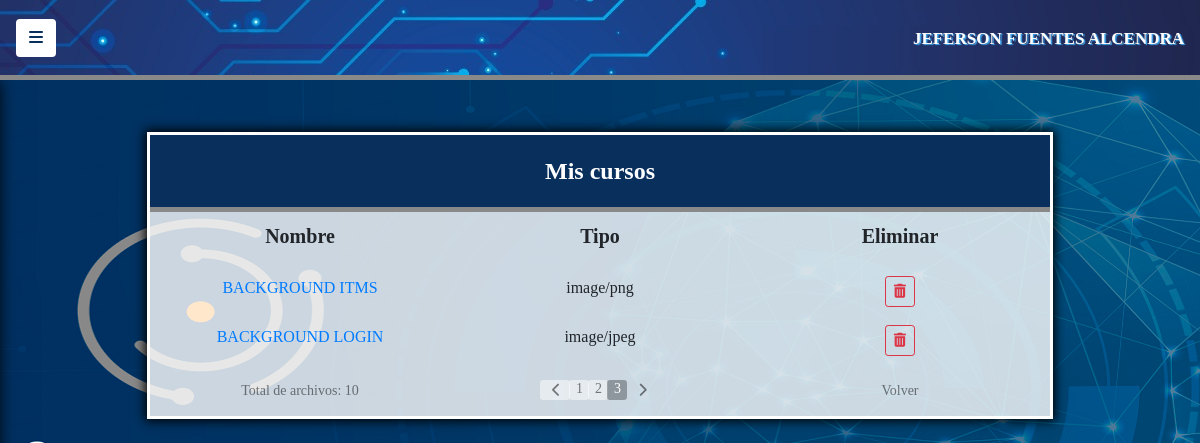
The app's page /public/views/mis_cursos?pagina=3 (signed in) with its own data.
### tables this page shows
CREATE TABLE `archivos` (
  `id_archivo` int(6) NOT NULL,
  `nombre_archivo` varchar(100) NOT NULL,
  `ruta` varchar(200) NOT NULL,
  `tipo` varchar(50) NOT NULL,
  `tamaño` int(9) NOT NULL,
  `documento` varchar(11) NOT NULL
);

### public/models/mis_cursos.php (the view, shortened to what this page needs)
<!DOCTYPE html>
<html lang="en">
<head>
	<link rel="stylesheet" href="../../vendor/css/bootstrap.min.css">
	<link rel="stylesheet" href="../../css/estilos.css">
	<link rel="stylesheet" href="../../css/simple-sidebar.css">
</head>
<body>
		<div class="container div color3">
		<div class="row b_bottom">
			<div class="col-sm-12 encabezado">
				Mis cursos
			</div>
		</div>
		<div class="row espacio2" style="font-size: 20px">
			<div class="col-sm-4 t_centro negrilla">
				<label>Nombre</label>
			</div>
			<div class="col-sm-4 t_centro negrilla">
				<label>Tipo</label>
			</div>
			<div class="col-sm-4 t_centro negrilla">
				<label>Eliminar</label>
			</div>
		</div>
<?php
	$conexion = new PDO ("mysql:host=localhost; dbname=itms_capacitacion", "root", "");
	$conexion -> setAttribute(PDO::ATTR_ERRMODE, PDO::ERRMODE_EXCEPTION);
	$conexion -> exec("SET CHARACTER SET utf8");
	$directorio = "../../cursos/";
	$documento = $_SESSION["documento"];
	$por_pagina = "4";
	$pagina_inicial = 1;
	$raiz = "itms_capacitacion/";
		if(isset($_GET["pagina"])){
			if ($_GET["pagina"] == "1") {
			}else{
				$pagina_inicial = $_GET["pagina"];
			}
		}else{
			$pagina_inicial = "1";
		}
	$inicio_registro = ($pagina_inicial - 1) * $por_pagina;
	$sql = "SELECT * FROM archivos WHERE documento = '$documento'";
	$resultado = $conexion -> prepare($sql);
	$resultado -> execute(array());
	$num_registros = $resultado -> rowCount();
	$total_paginas = ceil($num_registros/$por_pagina);
	$sql2 = "SELECT * FROM archivos WHERE documento = '$documento' LIMIT $inicio_registro, $por_pagina";
	$resultado2 = $conexion -> prepare($sql2);
	$resultado2 -> execute(array());
	while ($registro2 = $resultado2 -> fetch(PDO::FETCH_ASSOC)) {
		$nnombre = stripcslashes($registro2["nombre_archivo"]);
		$rruta = stripcslashes($registro2["ruta"]);
		$ttipo = stripcslashes($registro2["tipo"]);
	echo "<div class='row espacio'>";
	echo"<div class='col-sm-4 t_centro'>";
		echo "<a href=\"".$raiz .$directorio .$rruta."\" target='blanck' class='a_cursos' title='Abrir Archivo'>".$nnombre."<br></a>";
	echo "</div>";
	echo "<div class='col-sm-4 t_centro'>";
		echo "$ttipo";
	echo "</div>";
	echo "<div class='col-sm-4 t_centro'>";
		echo "<a href='../models/eliminar_archivo.php?eliminar=".$registro2['id_archivo']."' class='btn btn-sm btn-outline-danger' onclick='return eliminar()' title='Eliminar Archivo'><i class='fas fa-trash-alt'></i></a>";
	echo "</div>";
	echo "</div>";
	}
?>
<br>
<div class="row centro">
	<div class="col-sm-4 t_centro links2">
		<?php
			echo "Total de archivos: $num_registros";
		?>
	</div>
	<div class="col-sm-4 t_centro">
	<?php
		$pagina_actual = isset($_GET['pagina']) ? $_GET['pagina'] : '1';
		echo "<div class='row centro'>";
			echo "<ul class='pagination pag'>";
			if ($pagina_actual != 1) {
				echo "<li><a class='btn btn-sm page-link flecha' href='mis_cursos?pagina=".($pagina_actual-1)."'>";
					echo "<i class='fas fa-chevron-left'></i></i>";
				echo "</a>";
			}else{
				echo "<li><a class='btn btn-sm page-link b_disabled' disabled>";
					echo "<i class='fas fa-chevron-left'></i></i>";
				echo "</a>";
			}
			echo "<li class='page-item'>";
			for ($i=1; $i <= $total_paginas; $i++) {
				if($pagina_actual == $i){
					echo "<li><a class='btn btn-sm page-link pagina active' href='mis_cursos?pagina=".$i."'>".$i."</a>";
				}else{
					echo "<li><a class='btn btn-sm page-link pagina' href='mis_cursos?pagina=".$i."'>".$i."</a>";
				}
			}
			if ($pagina_actual != $total_paginas) {
				echo "<li><a class='btn btn-sm page-link flecha' href='mis_cursos?pagina=".($pagina_actual+1)." '>";
					echo "<i class='fas fa-chevron-right'></i></i>";
				echo "</a>";
			}else{
				echo "<li><a class='btn btn-sm page-link b_disabled' disabled>";
					echo "<i class='fas fa-chevron-right'></i>";
				echo "</a>";
			}
			echo "</ul>";
			echo "</div>";
	?>
	</div>
	<div class="col-sm-4 t_centro links2">
		<a href="../views/home" class="links">Volver</a>
	</div>
</div>
</div>
<br>
<br>
</body>
</html>

### css/estilos.css (style rules this page uses)
* { box-sizing: border-box; -webkit-box-sizing: border-box; -moz-box-sizing: border-box; margin: 0; padding: 0; font-family: "Corbel"; }
body { background-image: url("../files/img/Wallpaper3.png"); }
.color3 { background: rgba(255, 255, 255, 0.8); }
.div { width: 75%; margin-top: 2.6%; box-shadow:0 0 0 3px #fff, 0 0 10px 5px #000; }
.negrilla { font-weight: bold; }
.encabezado { color: #fff; text-align: center; padding-top: 2%; padding-bottom: 2%; font-size: 24px; font-weight: bold; background: #092F5D; }
.espacio { padding-top: 2% }
.espacio2 { padding-top: 1%; }
.centro { justify-content: center; }
.t_centro { text-align: center; }
.b_bottom { border-bottom: 5px solid #898989; }
.links { text-decoration: none; color:rgba(0, 0, 0, 0.5); font-size: 14px; }
.links2 { text-decoration: none; color:rgba(0, 0, 0, 0.5); font-size: 14px; }
div ul li .pagina { background: rgba(255, 255, 255, 0.5); height: 20px; width: 20px; padding-top: 0.5px; padding-left: 7px; border:none; color:rgba(0, 0, 0, 0.5); }
div ul li .flecha { background: rgba(255, 255, 255, 0.5); height: 20px; width: 30px; padding-top: 2px; border:none; color:rgba(0, 0, 0, 0.5); }
.b_disabled { background: none !important; height: 20px; padding-top: 2px; color: rgba(0, 0, 0, 0.5) !important; border: none; }
.active { background: rgba(0, 0, 0, 0.3) !important; color: #fff !important; }
.a_cursos { text-decoration: none; }

### css/simple-sidebar.css (style rules this page uses)
body { overflow-x: hidden; }

### records on screen
archivos: nombre_archivo "BACKGROUND ITMS", tipo "image/png"
archivos: nombre_archivo "BACKGROUND LOGIN", tipo "image/jpeg"

### other values on screen
$_SESSION["nombres"] "JEFERSON"
$_SESSION["apellidos"] "FUENTES ALCENDRA"
$num_registros "10"
